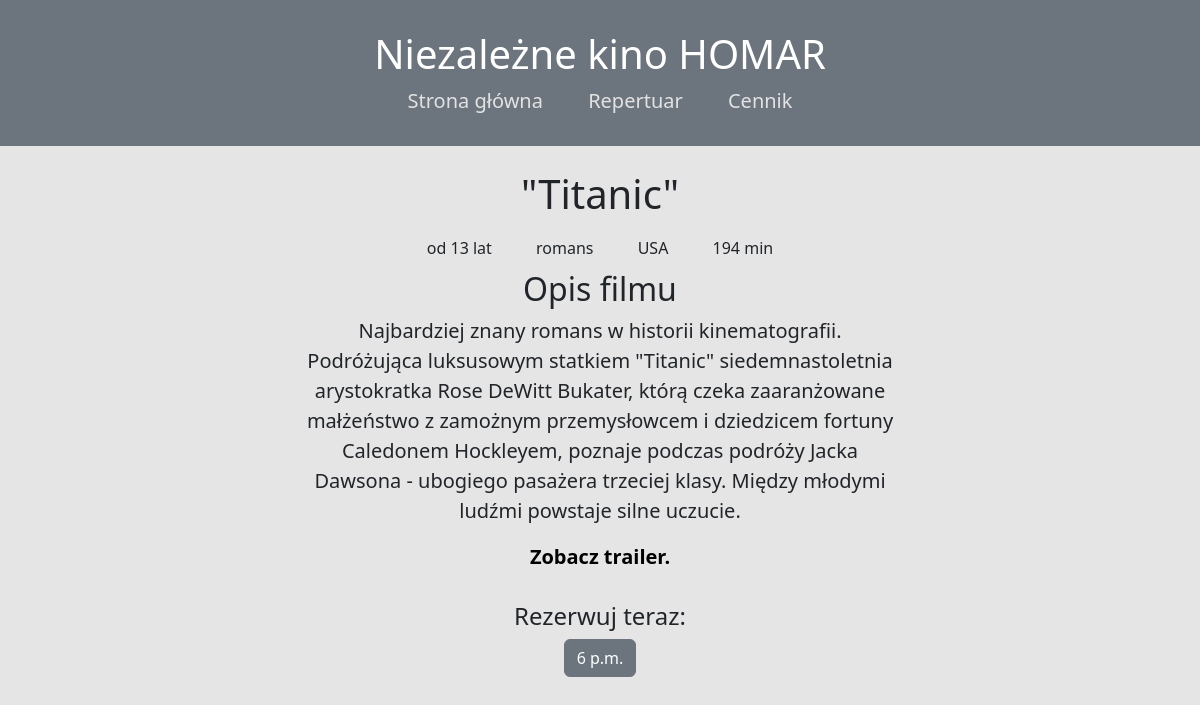
Page /repertuar/titanic on the committed database.
### bilety/models.py (models this page shows, shortened)
class Movie(models.Model):
    GENRE_CHOICES = [("familijny", "familijny"), ("horror", "horror"), ("thriller","thriller"), ("komedia","komedia"), ("romans","romans")]
    AGE_CHOICES = [("b/o","b/o"), ("od 13 lat", "od 13 lat"), ("od 18 lat", "od 18 lat")]
    title = models.CharField(max_length=50)
    description = models.TextField(max_length=500)
    age_restrictions = models.CharField(max_length=50, choices=AGE_CHOICES)
    genre = models.CharField(max_length=50, choices=GENRE_CHOICES, default="komedia")
    duration = models.PositiveSmallIntegerField()
    production_country = models.CharField(max_length=50)
    trailer = models.CharField(max_length=200)
    slug = models.SlugField(default="", null=True)

class Room(models.Model):
    movie_name = models.OneToOneField(Movie, on_delete=models.CASCADE)
    screening_date = models.DateField(null=True)
    screening_time = models.TimeField(null=True)

### bilety/views.py (the view)
# urls.py: path("repertuar/<slug:slug>", moviePage, name="movie-name"),
def moviePage(request, slug):
    movie = Movie.objects.get(slug=slug)
    movie_id = movie.id     # id obiektu Movie, żeby go wykorzystać do znalezienia obiektu Room
    room = Room.objects.get(movie_name=movie_id)
    return render(request, "bilety/movie.html", {
        "movie": movie,
        "room": room
    })

### bilety/templates/bilety/movie.html (shortened to what this page needs)
{% extends "base.html" %}
{% block content %}
<div class="lead text-center col-md-8 offset-md-2">
<h1>{{movie.title }}</h1>
</div>
<div class="text-center info">
    <div class="d-inline-block"><p class="info">{{ movie.age_restrictions }}</p></div>
    <div class="d-inline-block"><p>{{ movie.genre }}</p></div>
    <div class="d-inline-block"><p>{{ movie.production_country }}</p></div>
    <div class="d-inline-block"> <p>{{ movie.duration }} min</p></div>
</div>
<div class="lead text-center">
<h2>
  Opis filmu
</h2>
<p class="lead text-center col-md-6 offset-md-3">{{ movie.description }} </p>
<a href="{{ movie.trailer }}" class="fw-bold">Zobacz trailer.</a><br>
</div>
<div class="lead text-center">
<br>
<h4>Rezerwuj teraz:</h4>
<form action="{% url 'reservation' %}" method="POST">
    <button type="submit" class="btn btn-secondary">{{ room.screening_time }}</button>
</form>
</div><br>
{% endblock %}

### static/app.css (style rules this page uses)
a { text-decoration: none; color: black; }
body { background-color: #E5E5E5; }
.info p { margin: 10px 20px }

### rows in the picture
Movie: title "\"Titanic\"", age_restrictions "od 13 lat", genre "romans", production_country "USA", duration "194", description "Najbardziej znany romans w historii kinematografii. Podróżująca luksusowym statkiem \"Titanic\" siedemnastoletnia arystokratka Rose DeWitt Bukater, którą czeka zaaranżowane małżeństwo z zamożnym przemysłowcem i dziedzicem fortuny Caledonem Hockleyem, poznaje podczas podróży Jacka Dawsona - ubogiego pasażera trzeciej klasy. Między młodymi ludźmi powstaje silne uczucie."
Room: screening_time "6 p.m."
